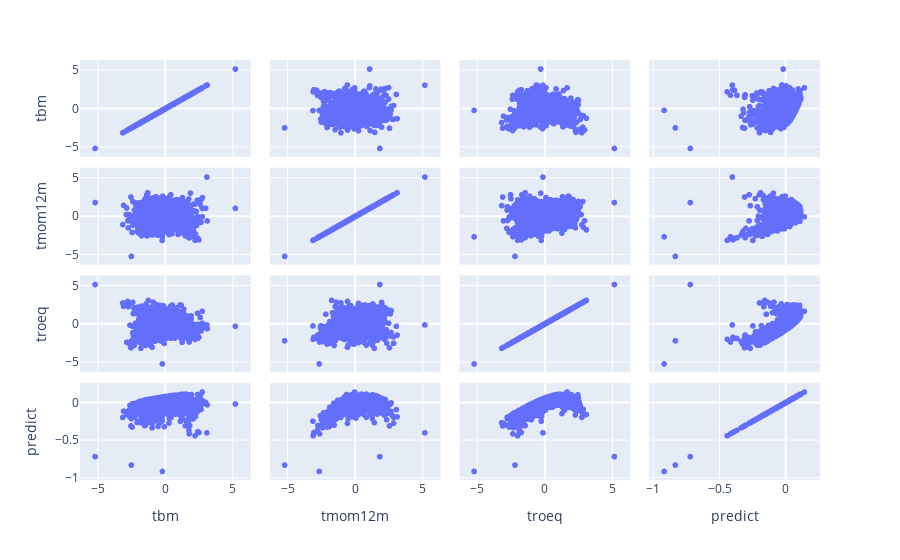

Source (notebook cell):
### Markdown cell above
#### Transformed features

### Code cell
cd = np.empty(shape=(df.shape[0], 3, 1), dtype=float)
cd[:, 0] = df.tbm.to_numpy().reshape(-1, 1)
cd[:, 1] = df.tmom12m.to_numpy().reshape(-1, 1)
cd[:, 2] = df.troeq.to_numpy().reshape(-1, 1)
string = """
    %{text}<br>
    tbm = %{customdata[0]:.2}<br>
    tmom12m = %{customdata[1]:.2}<br>
    troeq = %{customdata[2]:.2}<extra></extra>
    """
    
fig = px.scatter_matrix(df[["tbm", "tmom12m", "troeq", "predict"]])
fig.update_traces(
    text=df.index.to_list(),
    customdata=cd,
    hovertemplate=string,
)
fig.show()

### Figure 1 — Plotly figure (JSON) as saved in the notebook; plotly's stock layout.template omitted (floating-point values rounded to 4 significant figures; data arrays with more than 128 entries replaced by an {"elided": "..."} marker saying what was removed)
{"data": [{"customdata": {"elided": "1891x3x1 float values"}, "dimensions": [{"axis": {"matches": true}, "label": "tbm", "values": {"elided": "1891 float values"}}, {"axis": {"matches": true}, "label": "tmom12m", "values": {"elided": "1891 float values"}}, {"axis": {"matches": true}, "label": "troeq", "values": {"elided": "1891 float values"}}, {"axis": {"matches": true}, "label": "predict", "values": {"elided": "1891 float values"}}], "hovertemplate": "\n    %{text}<br>\n    tbm = %{customdata[0]:.2}<br>\n    tmom12m = %{customdata[1]:.2}<br>\n    troeq = %{customdata[2]:.2}<extra></extra>\n    ", "legendgroup": "", "marker": {"color": "#636efa", "symbol": "circle"}, "name": "", "showlegend": false, "text": {"elided": "1891 str values"}, "type": "splom"}], "layout": {"dragmode": "select", "legend": {"tracegroupgap": 0}, "margin": {"t": 60}}}
